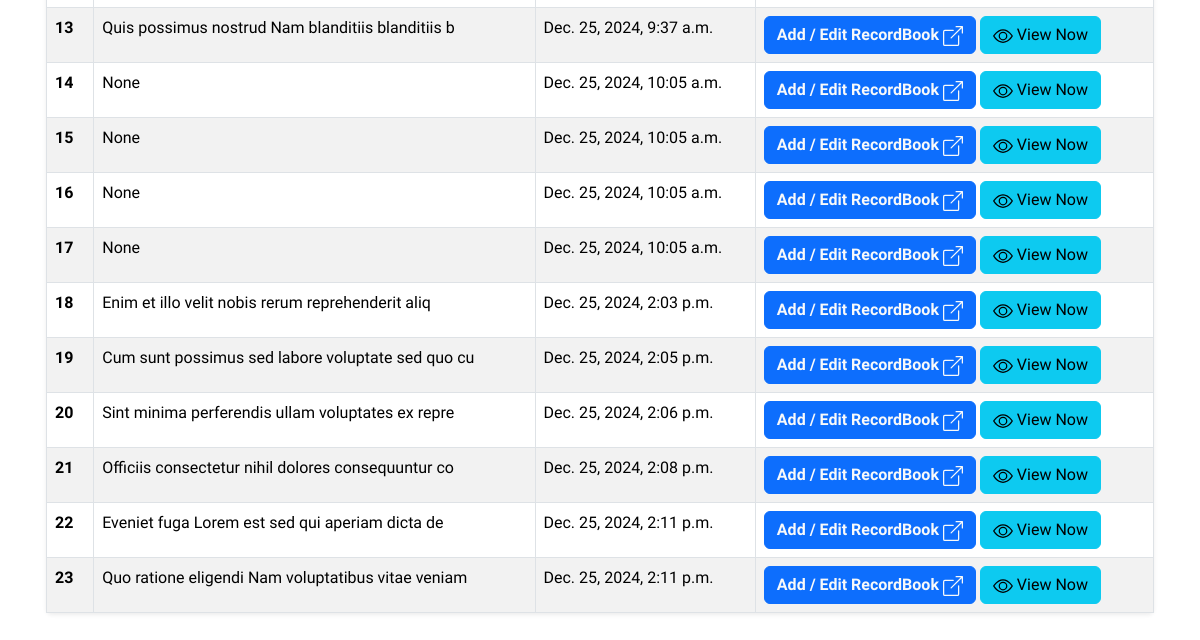
The app's page /club/club-dashboard/ (lower part), older data.
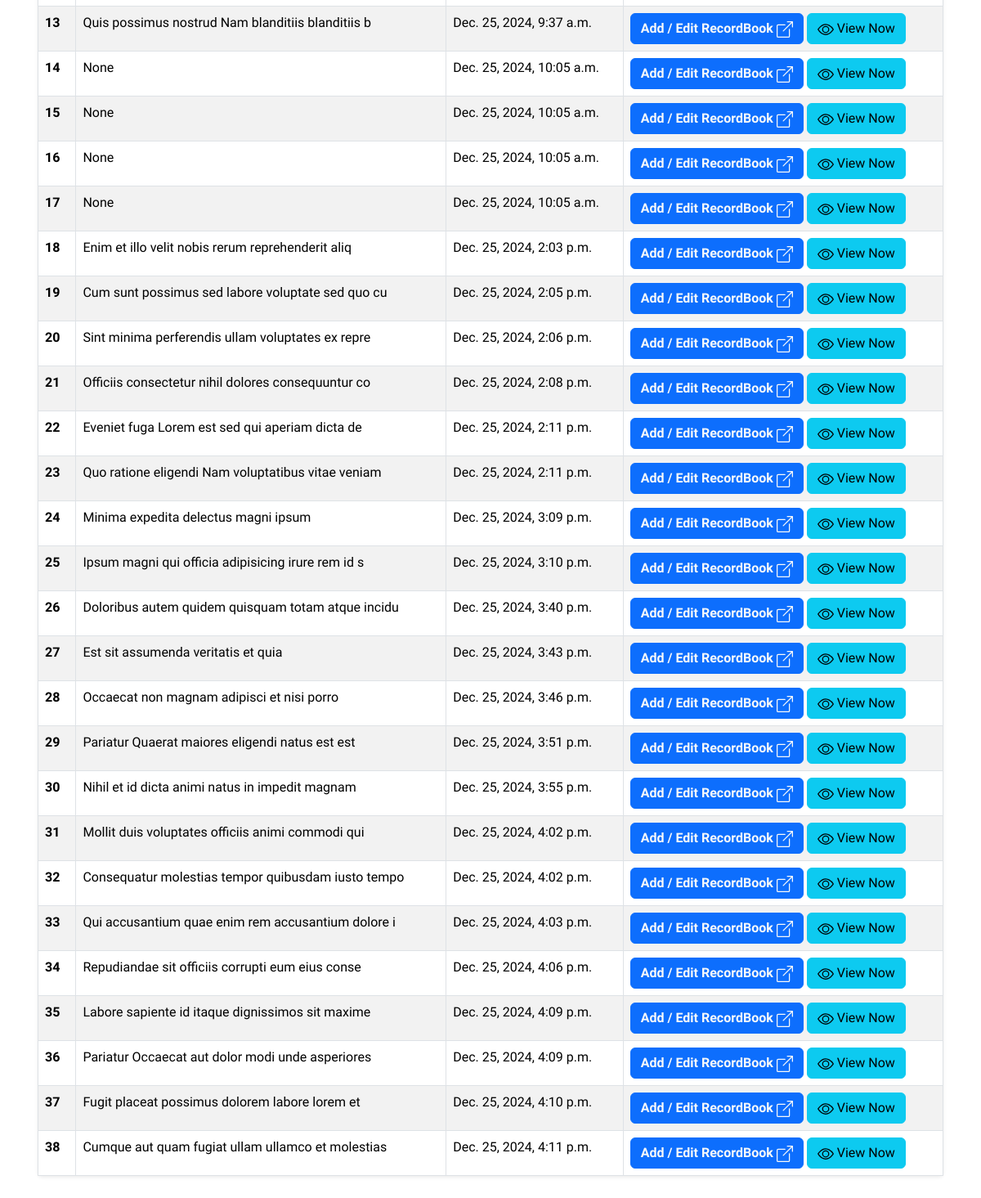
The same page, newer data.
### club/models.py (models this page shows)
class RecordLedgers(BaseModel):
    title = models.CharField(max_length=50, blank=True, null=True)

### core/models.py (models this page shows)
class  BaseModel(models.Model):
    created_at = models.DateTimeField(auto_now_add=True ,null=True, blank=True)
    updated_at = models.DateTimeField(auto_now=True ,null=True, blank=True)
    class meta:
        abstract = True

### club/views.py (the view)
# urls.py: path('club-dashboard/', views.club_dashboard, name="club_dashboard"),
def club_dashboard(request):
    query_record_ledagers =  RecordLedgers.objects.all()
    context = {"created_book_records":query_record_ledagers,}
    return render(request, "club/club_dashboard.html", context)

### templates/club/club_dashboard.html (shortened to what this page needs)
{% extends "base.html" %}
{% block content %}
<div class="container p-3">
    <table class="table table-bordered table-striped table-hover  border rounded  shadow-sm p-2">
        <tbody>
            {% for book in created_book_records %}
                <tr>
                    <th scope="row">{{ forloop.counter }}</th>
                    <td>{{ book.title }}</td>
                    <td>{{ book.created_at }}</td>
                    <td class="">
                        <div class="d-grid gap-6 d-md-block">
                            <a href="{% url "club:insert_databook" id=book.id %}" class="btn btn-primary fw-semibold text-light" type="button">Add / Edit RecordBook </a>
                            <a class="btn btn-info" href="{% url "club:view_databook" id=book.id %}" >
                                  View Now
                            </a>
                          </div>
                    </td>
                </tr>
            {% empty %}
                <tr>
                    <td colspan="5">No books available.</td>
                </tr>
            {% endfor %}
        </tbody>
    </table>
</div>
{% endblock content %}

Row changes from the older to the newer data that the page shows:
added RecordLedgers: title "Minima expedita delectus magni ipsum", created_at "Dec. 25, 2024, 3:09 p.m."
added RecordLedgers: title "Ipsum magni qui officia adipisicing irure rem id s", created_at "Dec. 25, 2024, 3:10 p.m."
added RecordLedgers: title "Doloribus autem quidem quisquam totam atque incidu", created_at "Dec. 25, 2024, 3:40 p.m."
added RecordLedgers: title "Est sit assumenda veritatis et quia", created_at "Dec. 25, 2024, 3:43 p.m."
added RecordLedgers: title "Occaecat non magnam adipisci et nisi porro", created_at "Dec. 25, 2024, 3:46 p.m."
added RecordLedgers: title "Pariatur Quaerat maiores eligendi natus est est", created_at "Dec. 25, 2024, 3:51 p.m."
added RecordLedgers: title "Nihil et id dicta animi natus in impedit magnam", created_at "Dec. 25, 2024, 3:55 p.m."
added RecordLedgers: title "Mollit duis voluptates officiis animi commodi qui", created_at "Dec. 25, 2024, 4:02 p.m."
added RecordLedgers: title "Consequatur molestias tempor quibusdam iusto tempo", created_at "Dec. 25, 2024, 4:02 p.m."
added RecordLedgers: title "Qui accusantium quae enim rem accusantium dolore i", created_at "Dec. 25, 2024, 4:03 p.m."
added RecordLedgers: title "Repudiandae sit officiis corrupti eum eius conse", created_at "Dec. 25, 2024, 4:06 p.m."
added RecordLedgers: title "Labore sapiente id itaque dignissimos sit maxime", created_at "Dec. 25, 2024, 4:09 p.m."
added RecordLedgers: title "Pariatur Occaecat aut dolor modi unde asperiores", created_at "Dec. 25, 2024, 4:09 p.m."
added RecordLedgers: title "Fugit placeat possimus dolorem labore lorem et", created_at "Dec. 25, 2024, 4:10 p.m."
added RecordLedgers: title "Cumque aut quam fugiat ullam ullamco et molestias", created_at "Dec. 25, 2024, 4:11 p.m."
